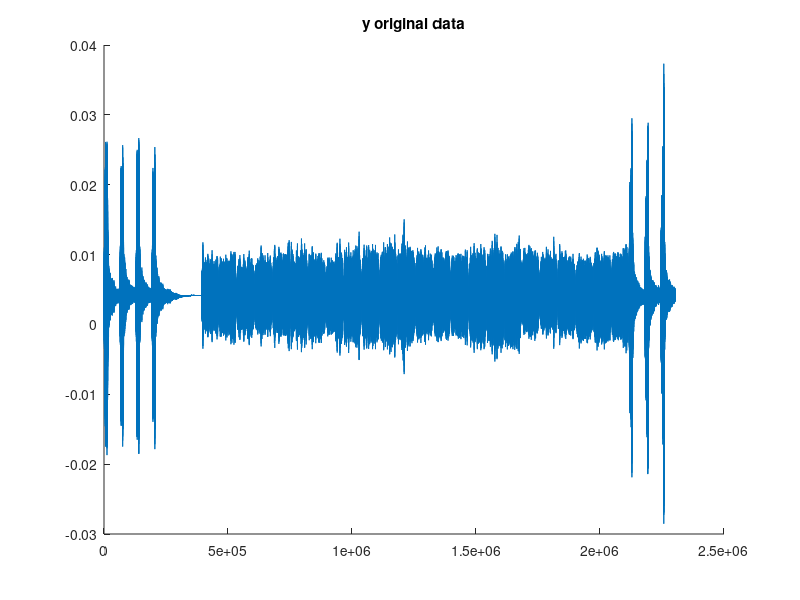

Write MATLAB code to recreate this figure. (Note: this script raises an error after producing the figure.)
clear variables;
clf;
K = 2048; %The total number of subcarriers
L = 200; %The number of zero-padded symbols
Fc = 24*10^3; %Carrier Frequency
B = 8 * 10^3; % Bandwidth
sampling_rate_256 = 256*10^3;
sampling_rate_192 = 192*10^3;
W = 24; %The number of ZP-OFDM symbols in one packet
lambda = 24; %The oversampling factor
v = 1.03; %Underwater velocity in m/s
c = 1500; %Speed of sound in m/s
T_tx = 8.2695; %Transmitted signal duration in seconds
figure_number = 1; %Variable to track figure number so we don't have to update everywhere

%Parameters used for the resampling of step 4
Lp = 24;
Ms = 256;
Ls = 192;

N = Lp*Ls-1;
h = Ls*fir1(N,1/Ms,kaiser(N+1,7.8562));
%*****

%Load the benchmark data
load("pilot_signal_for_synchronization.mat"); %Loads the data into OFDM_data_pre_old
load("itc_1007_compfilter.mat"); % stores vector in h_comp variable
load('ofdm_map.mat');
load('benchmark_rece_data_172648_1.mat');

%Reassign the values loaded in so that we can more easily change to other
%sets of data

%Benchmark data.
y_rec_data = rece_data_ofdm_bench;

%Real data
%y_rec_data = rece_data_ofdm_test;

%Pilot signal
y_pilot_signal = OFDM_data_pre_old;

%Plot the original y data
rec_data_length = 1:length(y_rec_data);

figure(figure_number);
figure_number = figure_number + 1;
hold on
title("y original data");
plot(rec_data_length, y_rec_data);
hold off

%Filter out the noise from the passband signal
y_pb = bandpass(y_rec_data,[-1000+Fc,8000+Fc], sampling_rate_256);

%The mach number
a = v/c;

%Resample with the estimated mach number, a_hat.
%Plotting the passband data to try and estimate the
%T_rx.
x = 1:length(y_pb);
x = x.';
figure(figure_number);
figure_number = figure_number + 1;
hold on
title("Passband filtered data");
plot(x,y_pb);
hold off

%From the plot I see something like the following for the T_rx
%Hopefully this is only only place now that we have to do manual
%data input
%Uncomment for real data 1
%sample_diff=2130750-10197;
%Uncomment for benchmark data 1
sample_diff=2128640-12057;
T_rx = sample_diff/sampling_rate_256;
a_hat = (T_tx/T_rx)-1;

% Uncomment for benchmark data
%a_hat = a_est_174623;

%Resample the data with a_hat
y_pb_re = resample(y_pb,round(((1+a_hat)*10^5)),(10^5));

%Resample the data to match our transmitter sampling rate of 192 KHz
y_pb_re_192 = upfirdn(y_pb_re, h, Ls, Ms);

y_pb_re_192_length = 1:length(y_pb_re_192);

%Plot the resampled data
figure(figure_number);
figure_number = figure_number + 1;
hold on
title("Resampled passband data (192Hz)");
plot(y_pb_re_192_length, y_pb_re_192);
hold off

%Plot the pilot signal
y_pilot_signal_length = 1:length(y_pilot_signal);
figure(figure_number);
figure_number = figure_number + 1;
hold on
title("Pilot signal");
plot(y_pilot_signal_length, y_pilot_signal);
hold off

%Perform the correlation between the filtered passband data and the
%pilot signal
[pb_cor,lag] = xcorr(y_pb_re_192, y_pilot_signal);
pb_cor_length = 1:length(pb_cor);
%Plot the correlation results
figure(figure_number);
figure_number = figure_number + 1;
hold on
title("Correlated passband data");
plot(lag, pb_cor); %292723
hold off

%We can use the max value & index from the correlation results to find the
%index
[max_correlation, max_correlation_index] = max(pb_cor, [], "all", "linear");
n0 = lag(max_correlation_index);
y_pb_re_192 = y_pb_re_192(n0:length(y_pb_re_192));

%Plot the newly sized passband data
y_pb_re_192_length = 1:length(y_pb_re_192);
figure(figure_number);
figure_number = figure_number + 1;
hold on;
title("Passband data (192Hz) after resizing due to correlation results");
plot(y_pb_re_192_length, y_pb_re_192);
hold off;

% Step 6 (is this step necessary)
y_pb_re_192_conv = conv(y_pb_re_192, h_comp); % adds 50 sample delay
figure(figure_number);
figure_number = figure_number + 1;
hold on
title("y_pb_re_192_conv");
plot(1:length(y_pb_re_192_conv), y_pb_re_192_conv);
hold off
% Need to remove 50 sample delay
y_pb_re_192_conv = y_pb_re_192_conv(51:length(y_pb_re_192_conv)); % Not sure if this is correct way to remove delay

% Step 7
% Convert from passband to baseband
yBB_I = 1:length(y_pb_re_192_conv);
yBB_Q = 1:length(y_pb_re_192_conv);
yBB_I = yBB_I.';
yBB_Q = yBB_Q.';
yBB = 1:length(y_pb_re_192_conv);
yBB = yBB.';
ts_192 = 1/sampling_rate_192;
for n = 1:length(yBB_I)
    yBB_I(n) = y_pb_re_192_conv(n)*2*cos(2*pi*Fc*n*ts_192);
    yBB_Q(n) = -1*y_pb_re_192_conv(n)*2*sin(2*pi*Fc*n*ts_192);
    yBB(n) = yBB_I(n) + j*yBB_Q(n);
end

% Step 8
% Raised cosine filter (arguments come from Part 1 of project)
beta = .125;
delay = 100;
filter = rcosine(1, lambda, 'sqrt', beta, delay);
filter = filter.';
yBB_filtered = conv(yBB, filter);
% Remove delay from filtered data
yBB_filtered = yBB_filtered((lambda*delay)+1:length(yBB_filtered));
yBB_filtered = yBB_filtered.';

% Step 9
% Grid search to find the starting index of the 1st OFDM block and the
% carrier frequency offset of the 1st OFDM block

n_index = 0:1:(K+L)*lambda-1;
down_sample_index = 0:1:K+L-1;

%***************************
%FFT matrix
m = [1:K].';
j = [1:K+L];
fft_matrix = exp(-1i*((2*pi*(m-1)*(j-1))/(K)));
%***************************


p_null = zeros(length(2200:1:2400), length(-2:.1:2));
%Loop through the sample index
%Note: This loop takes a LONG time. Like 10 minutes to run
p_null_n_index = 1;
p_null_eps_index = 1;
for n = 2200:1:2400
    % Loop through the frequency offsets
    for eps = -2:.1:2
        yBB_cfo_comp = zeros(1,(K+L)*lambda);

        yBB_cfo_comp(n_index+1) = yBB_filtered(n_index+n+1).*exp(-1i*2*pi*eps*(n_index+n+1)*ts_192);
        
        %Down sampling
        yBB_down_sampled = zeros(1, K+L);
        yBB_down_sampled(down_sample_index+1) = yBB_cfo_comp((down_sample_index*lambda)+1);
        yBB_down_sampled = yBB_down_sampled.';

        %Obtaining frequency data
        %This is the biggest problem loop for why everything takes so long
        z_freq_data = zeros(K,1);
        z_freq_data = fft_matrix*yBB_down_sampled;


        %Calculate the power over null subcarriers
        %Use the ofdm_map data provided to find the index of the null sub
        %carriers.
        p_null(p_null_n_index, p_null_eps_index) = sum(abs(z_freq_data(ofdm_map==0)).^2);
        p_null_eps_index = p_null_eps_index + 1;
    end
    p_null_eps_index = 1;
    p_null_n_index = p_null_n_index + 1;
end

%Benchmark save
%save("EndOfPart9.mat", "p_null", "z_freq_data", "yBB_filtered", "K", "lambda", "L", "a_hat");
save("EndOfPart9Real.mat", "p_null", "z_freq_data", "yBB_filtered", "K", "lambda", "L", "a_hat");